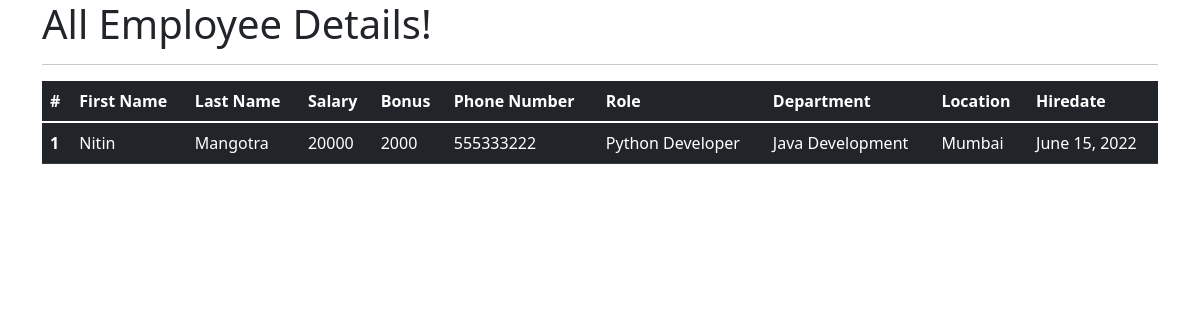
The app's page /all_emp, older data.
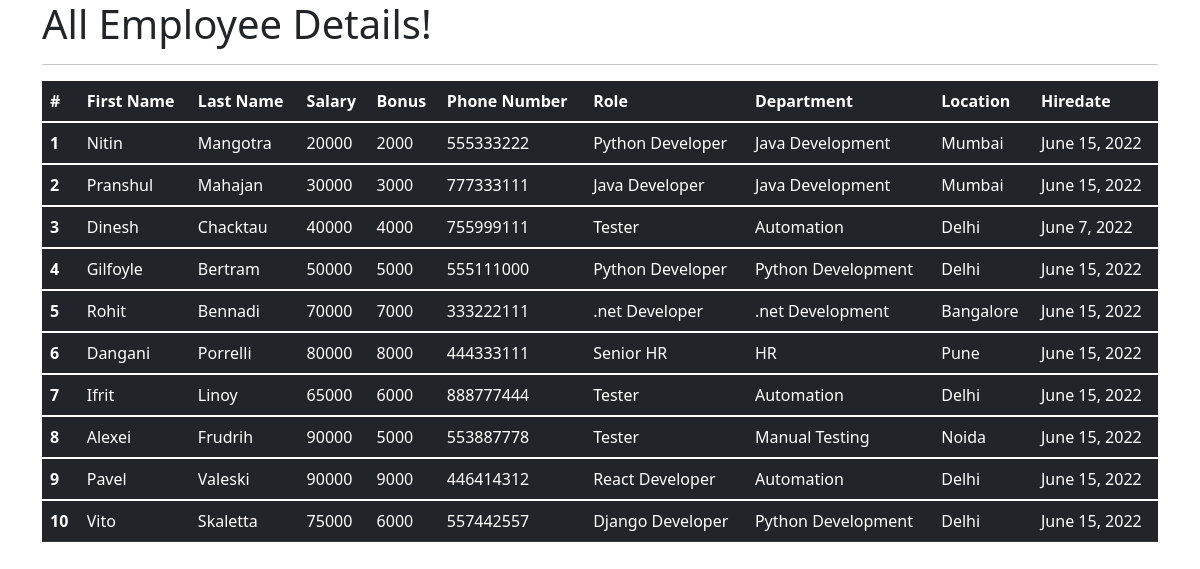
The same page, newer data.
### emp_app/models.py (models this page shows, shortened)
class Employee(models.Model):
    first_name = models.CharField(max_length=100, null=False)
    last_name = models.CharField(max_length=100)
    dept = models.ForeignKey(Department, on_delete=models.CASCADE)
    salary = models.IntegerField(default=0)
    bonus = models.IntegerField(default=0)
    role = models.ForeignKey(Role, on_delete=models.CASCADE)
    phone = models.IntegerField(default=0)
    hire_date = models.DateField()
    def __str__(self):
        return "%s %s %s" %(self.first_name, self.last_name, self.phone)

class Role(models.Model):
    name = models.CharField(max_length=100, null=False)

class Department(models.Model):
    name = models.CharField(max_length=100,null=False)
    location = models.CharField(max_length=100)

### emp_app/views.py (the view)
# urls.py: path('all_emp', views.all_emp, name='all_emp'),
def all_emp(request):
    emps = Employee.objects.all()
    context = {
        'emps': emps
    }
    print(context)
    return render(request, 'view_all_emp.html', context)

### emp_app/templates/view_all_emp.html (shortened to what this page needs)
<!DOCTYPE html>
<html lang="en">
<head>
  <link href="https://cdn.jsdelivr.net/npm/bootstrap@5.1.3/dist/css/bootstrap.min.css" rel="stylesheet">
</head>
  <body>
  <div class="container">
          <h1>All Employee Details!</h1>
      <hr>
     <table class="table table-dark">
  <thead>
    <tr>
      <th scope="col">#</th>
      <th scope="col">First Name</th>
      <th scope="col">Last Name</th>
      <th scope="col">Salary</th>
      <th scope="col">Bonus</th>
      <th scope="col">Phone Number</th>
      <th scope="col">Role</th>
      <th scope="col">Department</th>
      <th scope="col">Location</th>
      <th scope="col">Hiredate</th>
    </tr>
  </thead>
         {% for emp in emps %}
  <tbody>
    <tr>
      <th scope="row">{{emp.id}}</th>
      <td>{{emp.first_name}}</td>
      <td>{{emp.last_name}}</td>
      <td>{{emp.salary}}</td>
      <td>{{emp.bonus}}</td>
      <td>{{emp.phone}}</td>
      <td>{{emp.role.name}}</td>
      <td>{{emp.dept.name}}</td>
      <td>{{emp.dept.location}}</td>
      <td>{{emp.hire_date}}</td>
    </tr>
  </tbody>
         {% endfor %}
</table>
  </div>
  </body>
</html>

Row changes from the older to the newer data that the page shows:
added Employee: id "2", first_name "Pranshul", last_name "Mahajan", salary "30000", bonus "3000", phone "777333111", role.name "Java Developer", dept.name "Java Development", dept.location "Mumbai", hire_date "June 15, 2022"
added Employee: id "3", first_name "Dinesh", last_name "Chacktau", salary "40000", bonus "4000", phone "755999111", role.name "Tester", dept.name "Automation", dept.location "Delhi", hire_date "June 7, 2022"
added Employee: id "4", first_name "Gilfoyle", last_name "Bertram", salary "50000", bonus "5000", phone "555111000", role.name "Python Developer", dept.name "Python Development", dept.location "Delhi", hire_date "June 15, 2022"
added Employee: id "5", first_name "Rohit", last_name "Bennadi", salary "70000", bonus "7000", phone "333222111", role.name ".net Developer", dept.name ".net Development", dept.location "Bangalore", hire_date "June 15, 2022"
added Employee: id "6", first_name "Dangani", last_name "Porrelli", salary "80000", bonus "8000", phone "444333111", role.name "Senior HR", dept.name "HR", dept.location "Pune", hire_date "June 15, 2022"
added Employee: id "7", first_name "Ifrit", last_name "Linoy", salary "65000", bonus "6000", phone "888777444", role.name "Tester", dept.name "Automation", dept.location "Delhi", hire_date "June 15, 2022"
added Employee: id "8", first_name "Alexei", last_name "Frudrih", salary "90000", bonus "5000", phone "553887778", role.name "Tester", dept.name "Manual Testing", dept.location "Noida", hire_date "June 15, 2022"
added Employee: id "9", first_name "Pavel", last_name "Valeski", salary "90000", bonus "9000", phone "446414312", role.name "React Developer", dept.name "Automation", dept.location "Delhi", hire_date "June 15, 2022"
added Employee: id "10", first_name "Vito", last_name "Skaletta", salary "75000", bonus "6000", phone "557442557", role.name "Django Developer", dept.name "Python Development", dept.location "Delhi", hire_date "June 15, 2022"
